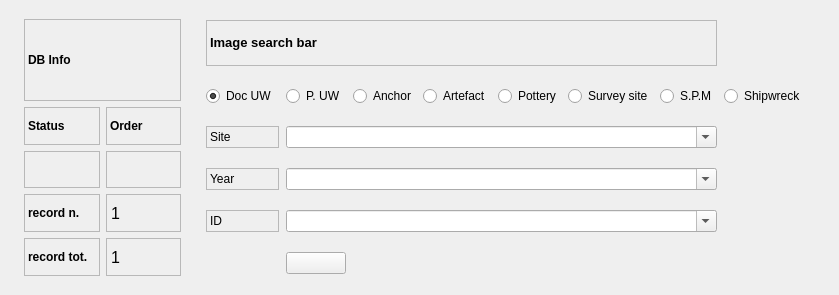
  <widget class="QgsDockWidget" name="mDockWidget">
   <property name="geometry">
    <rect>
     <x>860</x>
     <y>220</y>
     <width>839</width>
     <height>295</height>
    </rect>
   </property>
   <property name="minimumSize">
    <size>
     <width>839</width>
     <height>295</height>
    </size>
   </property>
   <property name="maximumSize">
    <size>
     <width>2000</width>
     <height>295</height>
    </size>
   </property>
   <property name="baseSize">
    <size>
     <width>5</width>
     <height>10</height>
    </size>
   </property>
   <property name="mouseTracking">
    <bool>true</bool>
   </property>
   <property name="tabletTracking">
    <bool>true</bool>
   </property>
   <property name="focusPolicy">
    <enum>Qt::NoFocus</enum>
   </property>
   <property name="toolTip">
    <string>&lt;html&gt;&lt;head/&gt;&lt;body&gt;&lt;p&gt;Barra di ricerca&lt;/p&gt;&lt;/body&gt;&lt;/html&gt;</string>
   </property>
   <property name="floating">
    <bool>true</bool>
   </property>
   <property name="features">
    <set>QDockWidget::AllDockWidgetFeatures</set>
   </property>
   <property name="allowedAreas">
    <set>Qt::AllDockWidgetAreas</set>
   </property>
   <property name="windowTitle">
    <string>Image search bar</string>
   </property>
   <widget class="QWidget" name="dockWidgetContents_2">
    <layout class="QGridLayout" name="gridLayout_13">
     <item row="0" column="0">
      <layout class="QGridLayout" name="gridLayout_14">
       <property name="leftMargin">
        <number>15</number>
       </property>
       <property name="topMargin">
        <number>10</number>
       </property>
       <property name="rightMargin">
        <number>9</number>
       </property>
       <property name="bottomMargin">
        <number>10</number>
       </property>
       <property name="verticalSpacing">
        <number>6</number>
       </property>
       <item row="0" column="0">
        <widget class="QLabel" name="label_44">
         <property name="font">
          <font>
           <weight>75</weight>
           <bold>true</bold>
          </font>
         </property>
         <property name="autoFillBackground">
          <bool>true</bool>
         </property>
         <property name="frameShape">
          <enum>QFrame::StyledPanel</enum>
         </property>
         <property name="frameShadow">
          <enum>QFrame::Plain</enum>
         </property>
         <property name="text">
          <string>DB Info</string>
         </property>
        </widget>
       </item>
       <item row="1" column="0">
        <layout class="QGridLayout" name="gridLayout_16">
         <item row="1" column="1">
          <widget class="QLabel" name="label_sort">
           <property name="minimumSize">
            <size>
             <width>40</width>
             <height>0</height>
            </size>
           </property>
           <property name="sizeIncrement">
            <size>
             <width>40</width>
             <height>0</height>
            </size>
           </property>
           <property name="baseSize">
            <size>
             <width>40</width>
             <height>0</height>
            </size>
           </property>
           <property name="font">
            <font>
             <pointsize>10</pointsize>
             <weight>75</weight>
             <bold>true</bold>
            </font>
           </property>
           <property name="cursor">
            <cursorShape>ForbiddenCursor</cursorShape>
           </property>
           <property name="mouseTracking">
            <bool>false</bool>
           </property>
           <property name="contextMenuPolicy">
            <enum>Qt::DefaultContextMenu</enum>
           </property>
           <property name="frameShape">
            <enum>QFrame::StyledPanel</enum>
           </property>
           <property name="frameShadow">
            <enum>QFrame::Plain</enum>
           </property>
           <property name="text">
            <string/>
           </property>
           <property name="alignment">
            <set>Qt::AlignCenter</set>
           </property>
           <property name="margin">
            <number>0</number>
           </property>
          </widget>
         </item>
         <item row="1" column="0">
          <widget class="QLabel" name="label_status">
           <property name="minimumSize">
            <size>
             <width>50</width>
             <height>0</height>
            </size>
           </property>
           <property name="font">
            <font>
             <pointsize>9</pointsize>
             <weight>75</weight>
             <bold>true</bold>
            </font>
           </property>
           <property name="cursor">
            <cursorShape>ForbiddenCursor</cursorShape>
           </property>
           <property name="mouseTracking">
            <bool>false</bool>
           </property>
           <property name="contextMenuPolicy">
            <enum>Qt::DefaultContextMenu</enum>
           </property>
           <property name="frameShape">
            <enum>QFrame::StyledPanel</enum>
           </property>
           <property name="frameShadow">
            <enum>QFrame::Plain</enum>
           </property>
           <property name="text">
            <string/>
           </property>
           <property name="alignment">
            <set>Qt::AlignCenter</set>
           </property>
           <property name="margin">
            <number>0</number>
           </property>
          </widget>
         </item>
         <item row="0" column="1">
          <widget class="QLabel" name="label_45">
           <property name="font">
            <font>
             <pointsize>9</pointsize>
             <weight>75</weight>
             <bold>true</bold>
            </font>
           </property>
           <property name="frameShape">
            <enum>QFrame::StyledPanel</enum>
           </property>
           <property name="frameShadow">
            <enum>QFrame::Plain</enum>
           </property>
           <property name="text">
            <string>Order</string>
           </property>
           <property name="margin">
            <number>0</number>
           </property>
          </widget>
         </item>
         <item row="0" column="0">
          <widget class="QLabel" name="label_37">
           <property name="font">
            <font>
             <pointsize>9</pointsize>
             <weight>75</weight>
             <bold>true</bold>
            </font>
           </property>
           <property name="frameShape">
            <enum>QFrame::StyledPanel</enum>
           </property>
           <property name="frameShadow">
            <enum>QFrame::Plain</enum>
           </property>
           <property name="text">
            <string>Status</string>
           </property>
           <property name="margin">
            <number>0</number>
           </property>
          </widget>
         </item>
        </layout>
       </item>
       <item row="2" column="0">
        <layout class="QGridLayout" name="gridLayout_15">
         <item row="1" column="1">
          <widget class="QLabel" name="label_rec_tot">
           <property name="font">
            <font>
             <family>Microsoft Sans Serif</family>
             <pointsize>12</pointsize>
            </font>
           </property>
           <property name="cursor">
            <cursorShape>ForbiddenCursor</cursorShape>
           </property>
           <property name="mouseTracking">
            <bool>false</bool>
           </property>
           <property name="contextMenuPolicy">
            <enum>Qt::DefaultContextMenu</enum>
           </property>
           <property name="frameShape">
            <enum>QFrame::StyledPanel</enum>
           </property>
           <property name="frameShadow">
            <enum>QFrame::Plain</enum>
           </property>
           <property name="text">
            <string>1</string>
           </property>
          </widget>
         </item>
         <item row="0" column="1">
          <widget class="QLabel" name="label_rec_corrente">
           <property name="font">
            <font>
             <family>Microsoft Sans Serif</family>
             <pointsize>12</pointsize>
            </font>
           </property>
           <property name="cursor">
            <cursorShape>ForbiddenCursor</cursorShape>
           </property>
           <property name="mouseTracking">
            <bool>false</bool>
           </property>
           <property name="contextMenuPolicy">
            <enum>Qt::DefaultContextMenu</enum>
           </property>
           <property name="frameShape">
            <enum>QFrame::StyledPanel</enum>
           </property>
           <property name="frameShadow">
            <enum>QFrame::Plain</enum>
           </property>
           <property name="text">
            <string>1</string>
           </property>
          </widget>
         </item>
         <item row="0" column="0">
          <widget class="QLabel" name="label_35">
           <property name="font">
            <font>
             <pointsize>9</pointsize>
             <weight>75</weight>
             <bold>true</bold>
            </font>
           </property>
           <property name="frameShape">
            <enum>QFrame::StyledPanel</enum>
           </property>
           <property name="frameShadow">
            <enum>QFrame::Plain</enum>
           </property>
           <property name="text">
            <string>record n.</string>
           </property>
           <property name="margin">
            <number>0</number>
           </property>
          </widget>
         </item>
         <item row="1" column="0">
          <widget class="QLabel" name="label_36">
           <property name="font">
            <font>
             <pointsize>9</pointsize>
             <weight>75</weight>
             <bold>true</bold>
            </font>
           </property>
           <property name="frameShape">
            <enum>QFrame::StyledPanel</enum>
           </property>
           <property name="frameShadow">
            <enum>QFrame::Plain</enum>
           </property>
           <property name="text">
            <string>record tot.</string>
           </property>
           <property name="margin">
            <number>0</number>
           </property>
          </widget>
         </item>
        </layout>
       </item>
      </layout>
     </item>
     <item row="0" column="1">
      <layout class="QGridLayout" name="gridLayout_17">
       <property name="sizeConstraint">
        <enum>QLayout::SetNoConstraint</enum>
       </property>
       <property name="leftMargin">
        <number>10</number>
       </property>
       <property name="topMargin">
        <number>11</number>
       </property>
       <property name="rightMargin">
        <number>24</number>
       </property>
       <property name="bottomMargin">
        <number>12</number>
       </property>
       <property name="horizontalSpacing">
        <number>7</number>
       </property>
       <property name="verticalSpacing">
        <number>20</number>
       </property>
       <item row="1" column="2">
        <widget class="QRadioButton" name="radioButton_anc">
         <property name="text">
          <string>Anchor</string>
         </property>
        </widget>
       </item>
       <item row="1" column="5">
        <widget class="QRadioButton" name="radioButton_ss">
         <property name="text">
          <string>Survey site</string>
         </property>
         <property name="checked">
          <bool>false</bool>
         </property>
        </widget>
       </item>
       <item row="1" column="6">
        <widget class="QRadioButton" name="radioButton_spm">
         <property name="text">
          <string>S.P.M</string>
         </property>
        </widget>
       </item>
       <item row="1" column="1">
        <widget class="QRadioButton" name="radioButton_p_uw">
         <property name="text">
          <string>P. UW</string>
         </property>
        </widget>
       </item>
       <item row="1" column="4">
        <widget class="QRadioButton" name="radioButton_pot">
         <property name="text">
          <string>Pottery</string>
         </property>
        </widget>
       </item>
       <item row="1" column="3">
        <widget class="QRadioButton" name="radioButton_art">
         <property name="text">
          <string>Artefact</string>
         </property>
        </widget>
       </item>
       <item row="1" column="0">
        <widget class="QRadioButton" name="radioButton_doc_uw">
         <property name="text">
          <string>Doc UW </string>
         </property>
         <property name="checked">
          <bool>true</bool>
         </property>
        </widget>
       </item>
       <item row="3" column="0">
        <widget class="QLabel" name="label_12">
         <property name="enabled">
          <bool>true</bool>
         </property>
         <property name="frameShape">
          <enum>QFrame::StyledPanel</enum>
         </property>
         <property name="frameShadow">
          <enum>QFrame::Plain</enum>
         </property>
         <property name="text">
          <string>Year</string>
         </property>
        </widget>
       </item>
       <item row="0" column="0" colspan="7">
        <widget class="QLabel" name="label_10">
         <property name="enabled">
          <bool>true</bool>
         </property>
         <property name="maximumSize">
          <size>
           <width>16777215</width>
           <height>50</height>
          </size>
         </property>
         <property name="frameShape">
          <enum>QFrame::StyledPanel</enum>
         </property>
         <property name="frameShadow">
          <enum>QFrame::Plain</enum>
         </property>
         <property name="text">
          <string>&lt;html&gt;&lt;head/&gt;&lt;body&gt;&lt;p&gt;&lt;span style=&quot; font-size:10pt; font-weight:600;&quot;&gt;Image search bar&lt;/span&gt;&lt;/p&gt;&lt;/body&gt;&lt;/html&gt;</string>
         </property>
        </widget>
       </item>
       <item row="2" column="0">
        <widget class="QLabel" name="label_14">
         <property name="enabled">
          <bool>true</bool>
         </property>
         <property name="frameShape">
          <enum>QFrame::StyledPanel</enum>
         </property>
         <property name="frameShadow">
          <enum>QFrame::Plain</enum>
         </property>
         <property name="text">
          <string>Site</string>
         </property>
        </widget>
       </item>
       <item row="2" column="1" colspan="6">
        <widget class="QComboBox" name="comboBox_sito">
         <property name="enabled">
          <bool>true</bool>
         </property>
         <property name="editable">
          <bool>true</bool>
         </property>
        </widget>
       </item>
       <item row="4" column="0">
        <widget class="QLabel" name="label_13">
         <property name="enabled">
          <bool>true</bool>
         </property>
         <property name="frameShape">
          <enum>QFrame::StyledPanel</enum>
         </property>
         <property name="frameShadow">
          <enum>QFrame::Plain</enum>
         </property>
         <property name="text">
          <string>ID</string>
         </property>
        </widget>
       </item>
       <item row="3" column="1" colspan="6">
        <widget class="QComboBox" name="comboBox_year">
         <property name="enabled">
          <bool>true</bool>
         </property>
         <property name="editable">
          <bool>true</bool>
         </property>
        </widget>
       </item>
       <item row="4" column="1" colspan="6">
        <widget class="QComboBox" name="comboBox_id">
         <property name="enabled">
          <bool>true</bool>
         </property>
         <property name="editable">
          <bool>true</bool>
         </property>
        </widget>
       </item>
       <item row="5" column="1">
        <widget class="QPushButton" name="pushButton_go">
         <property name="enabled">
          <bool>true</bool>
         </property>
         <property name="toolTip">
          <string>&lt;html&gt;&lt;head/&gt;&lt;body&gt;&lt;p&gt;start search&lt;/p&gt;&lt;/body&gt;&lt;/html&gt;</string>
         </property>
         <property name="text">
          <string/>
         </property>
         <property name="icon">
          <iconset resource="../../resources/resources.qrc">
           <normaloff>:/icons/search.png</normaloff>:/icons/search.png</iconset>
         </property>
        </widget>
       </item>
       <item row="1" column="7">
        <widget class="QRadioButton" name="radioButton_shipwreck">
         <property name="text">
          <string>Shipwreck</string>
         </property>
        </widget>
       </item>
      </layout>
     </item>
    </layout>
   </widget>
  </widget>
